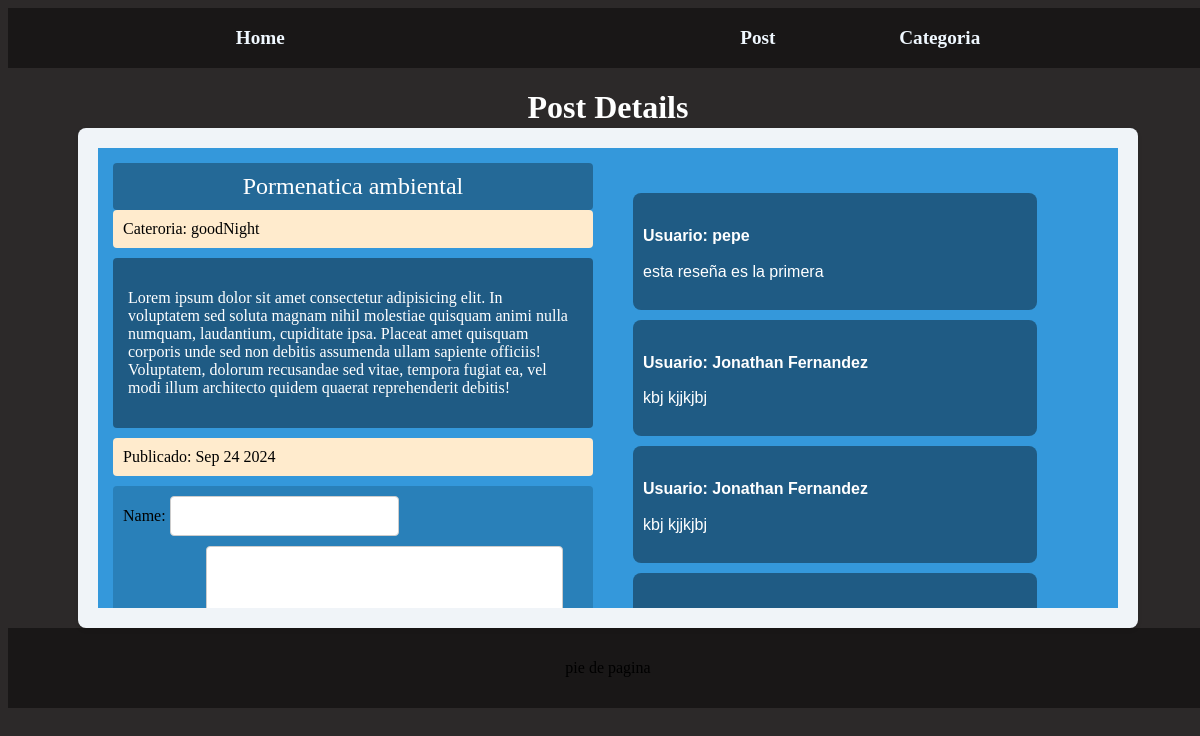
The page /details_post/1 on the database its author committed.
### blog/models.py (models this page shows, shortened)
class Post(models.Model):
    title = models.CharField(max_length=200)
    description = models.TextField()
    category = models.ForeignKey(Category, on_delete=models.CASCADE)
    date = models.DateTimeField(auto_now_add=True)

class Category(models.Model):
    name = models.CharField(max_length=100)
    def __str__(self):
        return self.name

class Review(models.Model):
    post = models.ForeignKey(Post, related_name="reviews", on_delete=models.CASCADE)
    name = models.CharField(max_length=100)
    description = models.TextField()
    date = models.DateTimeField(auto_now_add=True)

### blog/views.py (the view)
# urls.py: path("details_post/<post_id>", details_post, name="details"),
def details_post(request, post_id):
    one_posts = get_object_or_404(Post, pk=post_id)
    if request.method == "POST":
        reviews_form = ReviewForm(request.POST)
        if reviews_form.is_valid():
            review = reviews_form.save(commit=False)
            review.post = one_posts  # Asocia la reseña con el post actual
            review.save()  # Guarda la reseña en la base de datos
            return redirect("blog:details", post_id=post_id)
    else:
        reviews_form = ReviewForm()
    reviews = one_posts.reviews.all()
    return render(
        request,
        "details_post.html",
        {"one_posts": one_posts, "reviews_form": reviews_form, "reviews": reviews},
    )

### blog/forms.py
class ReviewForm(forms.ModelForm):
    class Meta:
        model = Review
        fields = ["name", "description"]

### blog/templates/details_post.html (shortened to what this page needs)
{% extends 'base.html' %}
{% load static %}
{% block content %}
<h1 class="details-posts-title">Post Details</h1>
<div class="detail-container">
    <div class="left">
        <div class="title-detail">{{one_posts.title}}</div>
        <div class="category-detail">Cateroria: {{one_posts.category}}</div>
        <div class="description-detail">
            <p>{{one_posts.description}}</p>
        </div>
        <div class="date-detail">Publicado: {{one_posts.date|date:'M d Y'}}</div>
        <div class="add-reviews">
            <form action="" method="post" class="form-review">
                {{ reviews_form }}
            </form>
        </div>
    </div>
    <div class="right">
        <div class="all-reviews">
            {% for x in reviews %}
               <div class="detail-card">
                   <h4>Usuario: {{x.name}}</h4>
                   <p class="descrip-detail">{{x.description}}</p>
                </div>
                {% endfor %}
        </div>
    </div>
</div>
{% endblock content %}

### static/base.css (style rules this page uses)
body { background-color: rgb(44, 41, 41); display: flex; flex-direction: column; width: 100%; height: 100%; }
.detail-container { background-color: #f0f4f8; padding: 20px; border-radius: 8px; box-shadow: 0 2px 4px rgba(0, 0, 0, 0.1); width: 85%; margin-top: 5%; display: flex; flex-direction: row; position: relative; }
.left { width: 50%; padding: 15px; background-color: #3498db; display: flex; flex-direction: column; overflow: auto; }
.right { width: 50%; padding: 15px; background-color: #3498db; display: flex; flex-direction: column; overflow: auto; }
.title-detail { background-color: rgba(0, 0, 0, 0.31); color: white; display: flex; justify-content: center; align-items: center; font-size: 1.5em; padding: 10px; border-radius: 4px; }
.category-detail, .date-detail { background-color: blanchedalmond; display: flex; justify-content: start; align-items: center; padding: 10px; border-radius: 4px; margin-bottom: 10px; }
.description-detail { background-color: rgba(0, 0, 0, 0.4); color: white; display: flex; justify-content: center; align-items: center; padding: 15px; border-radius: 4px; flex-grow: 1; margin-bottom: 10px; height: auto; }
.add-reviews { background-color: #2980b9; display: flex; justify-content: center; align-items: center; padding: 10px; border-radius: 4px; }
.form-review { width: 100%; display: flex; flex-direction: column; }
.form-review input[type="text"], .form-review textarea { border: 1px solid #ccc; border-radius: 4px; padding: 10px; margin-bottom: 10px; font-size: 1em; resize: vertical; }
.all-reviews { margin-top: 20px; color: white; }
.detail-card { display: flex; flex-direction: column; justify-content: flex-start; align-items: flex-start; height: auto; width: 80%; background-color: rgba(0, 0, 0, 0.4); margin: 10px; padding: 10px; color: white; gap: 10px; border-radius: 8px; font-family: Arial, sans-serif; line-height: 1.5; }
.details-posts-title { position: absolute; color: white; }
.descrip-detail { margin-top: -20px; }

### rows shown on the page
Post: title "Pormenatica ambiental", category "goodNight", description "Lorem ipsum dolor sit amet consectetur adipisicing elit. In voluptatem sed soluta magnam nihil molestiae quisquam animi nulla numquam, laudantium, cupiditate ipsa. Placeat amet quisquam corporis unde sed non debitis assumenda ullam sapiente officiis! Voluptatem, dolorum recusandae sed vitae, tempora fugiat ea, vel modi illum architecto quidem quaerat reprehenderit debitis!", date "Sep 24 2024"
Review: name "pepe", description "esta reseña es la primera"
Review: name "Jonathan Fernandez", description "kbj kjjkjbj"
Review: name "Jonathan Fernandez", description "kbj kjjkjbj"
